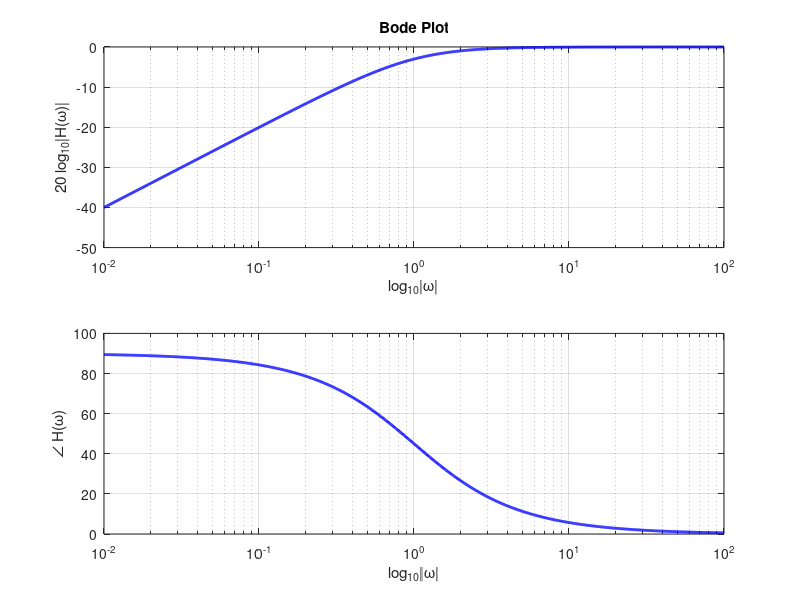

This chart was generated by the following MATLAB code:
R = 1e3;
C = 1e-3;
sys = tf([R*C, 0],[R*C 1]);
[mag,phase,wout] = bode(sys);

figure(1), 
    subplot(2,1,1)
    semilogx(wout, 20*log10(squeeze(mag)), '-b', 'LineWidth',2)
    grid on
    ylabel('20 log_{10}|H(\omega)|')
    xlabel('log_{10}|\omega|')
    title('Bode Plot')

subplot(2,1,2)
    semilogx(wout, squeeze(phase), '-b', 'LineWidth',2)
    grid on 
    ylabel('\angle H(\omega)')
    xlabel('log_{10}|\omega|')
  
print -dpng 'lecture30_RC_high_pass.png'
    